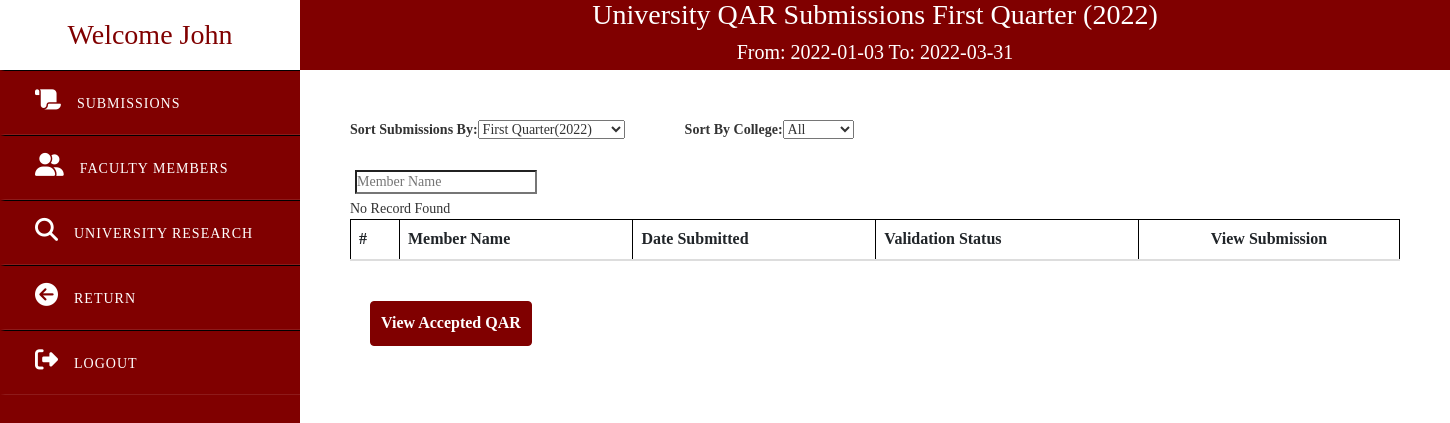
Screenshot of /Higher.php (signed in) with the database file from the repository.
### tables this page shows
CREATE TABLE `user` (
  `UserId` bigint(20) NOT NULL,
  `UserName` varchar(50) NOT NULL,
  `UserPassword` varchar(20) NOT NULL,
  `UserLevel` varchar(20) NOT NULL,
  `RealName` varchar(50) NOT NULL,
  `College` varchar(50) NOT NULL,
  `Faculty_id` bigint(20) NOT NULL,
  `UserEmail` varchar(100) NOT NULL,
  `code` int(11) NOT NULL,
  `UserPhoto` varchar(100) NOT NULL
);

CREATE TABLE `quarter` (
  `QuarterId` bigint(11) NOT NULL,
  `QuarterPart` varchar(50) NOT NULL,
  `QuarterStart` date NOT NULL,
  `QuarterEnd` date NOT NULL,
  `QuarterProgress` varchar(50) NOT NULL,
  `YearId` bigint(20) NOT NULL
);

CREATE TABLE `schoolyear` (
  `YearId` bigint(20) NOT NULL,
  `SchoolYear` varchar(50) NOT NULL
);

### functions.php (called while the page is built, shortened)
<?php
function check_login($con)
{
    if(isset($_SESSION['UserId']))
    {
        $id = $_SESSION['UserId'];
        $query = "select * from user where UserId = '$id' limit 1";
        $result = mysqli_query($con,$query);
        if($result && mysqli_num_rows($result)>0)
        {
            $user_data = mysqli_fetch_assoc($result);
            return $user_data;
        }
    }
    die;
}
?>

### Higher.php (the view, shortened to what this page needs)
<?php
include("connection.php");
include("functions.php");
$user_data = check_login($con);
$deanname = $user_data['UserName'];
$quarterdis = "SELECT * FROM quarter WHERE QuarterProgress = 'Ongoing'";
$quarterdisp = mysqli_query($con,$quarterdis);
$qu = mysqli_fetch_assoc($quarterdisp);
$displayquarter = $qu['QuarterPart'];
$fetchyear = $qu['YearId'];
$open = $qu['QuarterStart'];
$close = $qu['QuarterEnd'];
$quarterdis = "SELECT SchoolYear FROM schoolyear WHERE YearId = '$fetchyear'";
$quarterdisp = mysqli_query($con,$quarterdis);
$qu = mysqli_fetch_assoc($quarterdisp);
$displayyear = $qu['SchoolYear'];
?>
<head>
    <link href="https://cdnjs.cloudflare.com/ajax/libs/morris.js/0.5.1/morris.css" rel="stylesheet"/>
    <link rel="stylesheet" href="https://maxcdn.bootstrapcdn.com/bootstrap/4.5.2/css/bootstrap.min.css">
    <link rel="stylesheet" href="https://maxcdn.bootstrapcdn.com/bootstrap/4.0.0/css/bootstrap.min.css">
    <link href="https://cdnjs.cloudflare.com/ajax/libs/morris.js/0.5.1/morris.css" rel="stylesheet"/>
    <link rel="stylesheet" href="bootstrap/css/bootstrap.css">
    <link rel="stylesheet" href="style.css">
</head>
<body class="main-level">
    <div class="wrapper">
        <div class="sidebar" id="sidebar">
            <header>Welcome <?php echo $deanname; ?></header>
            <ul>
                <li><a class="choice" href=# onclick="openTab('Submissions')"><i class="fas fa-scroll"></i><span>Submissions</span></a></li>
                <li><a class="choice" href=# onclick="openTab('Members')"><i class="fas fa-user-friends"></i><span>Faculty members</span></a></li>
                <li id="ResearchTab"><a class="choice" href="#Research" onclick="openTab('Research')"><i class="fas fa-search"></i><span>University Research</span></a></li>
                <li><a class="choice" href="FacultyAccount.php"><i class="fa fa-arrow-circle-left"></i><span>Return</span></a></li>
                <li><a class="choice" href="Login.php"><i class="fas fa-sign-out-alt"></i><span>Logout</a></span></li>
            </ul>
        </div>
    </div>
    <div id="Submissions" class="Contents tab">
        <div class="stuff-banner">
            <section id="inner-headline">
                <div class="container">
                    <div class="row">
                        <div class="col-lg-12">
                            <h2 class="pageTitle" style="font-size:28px; margin-top:0;">University QAR Submissions <?php echo "$displayquarter ($displayyear)";  ?></h2>
                            <h3 class="pageTitle" style="color:white; font-size:20px; margin-top:0;">From: <?php echo $open; ?> To: <?php echo $close; ?></h3>
                        </div>
                    </div>
                </div>
            </section>
        </div>
        <div class="stuff">
        <div class="input-group rounded"style="margin-bottom:20px; ">
            <label class="labeler" for="Status">Sort Submissions By:</label>
                <select class="form-controler" name="quarterval" id="quarterval">
                    <?php
                        $yeartake = "SELECT * FROM schoolyear ORDER BY SchoolYear DESC";
                        $yearval = mysqli_query($con,$yeartake);
                        if(mysqli_num_rows($yearval)>0)
                        {
                            while($yearpart = $yearval->fetch_assoc())
                            {
                                $yearpart = $yearpart['YearId'];
                                $y = "SELECT SchoolYear FROM schoolyear WHERE YearId = '$yearpart'";
                                $ye = mysqli_query($con,$y);
                                foreach($ye as $yea)
                                {
                                    $yeah = $yea['SchoolYear'];
                                }
                                $quarter = "SELECT QuarterPart,QuarterId FROM quarter WHERE YearId = '$yearpart' ORDER BY QuarterId DESC";
                                $quarterval = mysqli_query($con,$quarter);
                                while($quarterpart = $quarterval->fetch_assoc())
                                {
                                    $quarterdata = $quarterpart['QuarterId'];
                                    $quarterpart = $quarterpart['QuarterPart'];
                                    echo " <option value='$quarterdata'>$quarterpart($yeah)</option>";
                                }
                            }
                        }
                    ?>
                </select>
            <label class="labeler" for="Status" style="margin-left:60px;">Sort By College:</label>
            <select class="form-controler" name="collegeval" id="collegeval">
                <?php
                        $college = "SELECT College FROM college ORDER BY CollegeId DESC";
                        $collegeval = mysqli_query($con,$college);
                        if(mysqli_num_rows($collegeval)>0)
                        {
                            echo " <option value='All'>All</option>";
                        }
                    ?>
            </select>
        </div>
            <div class="input-group rounded" style="float:right; padding:5px;">
                <input type="search"  class="form-controler" placeholder="Member Name" aria-label="Search"aria-describedby="search-addon" />
            </div>
            <div class="subcon1">
                <table class="table table-main">
                    <thead>
                        <tr>
                            <th style="width:auto;">#</th>
                            <th>Member Name</th>
                            <th>Date Submitted</th>
                            <th>Validation Status</th>
                            <th style="text-align:center;">View Submission</th>
                        </tr>
                    </thead>
                </table>
            </div>
            <button id="viewallbtn" class="btn btn-primarys viewallbtn" style="padding: 10px; font-size: 16px;">View Accepted QAR</button>
        </div>
    </div>
</body>

### style.css (style rules this page uses)
* { padding: 0; margin: 0; text-decoration: none; list-style: none; box-sizing: border-box; }
body { font-family:montseratt; }
#inner-headline { background:#800000; background-size: cover; background-repeat: no-repeat; position: relative; margin: 0;padding: 0; font-family:montseratt; }
#inner-headline h2.pageTitle { color: white; display:block; text-transform: capitalize; text-align: center; }
.btn-primarys { margin: 20px; font-size: 20px; font-weight: bold; background-color:#800000; border-color:#800000; color:white; }
.main-level { margin: 0; padding: 0; text-decoration: none; }
.sidebar { position: fixed; width: 300px; height: 100%; background:#800000; overflow: auto; }
.sidebar header { color: #800000; font-size: 28px; line-height: 70px; text-align: center; background: white; user-select: none; }
.sidebar a { display: block; color: white; height: 65px; line-height: 65px; padding-left: 30px; width: 100%; border-bottom: 1px solid rgba(255,255,255,.1); border-top: 1px solid black; border-left: 5px solid transparent; }
.sidebar a i { font-size: 23px; margin-right: 16px; }
.sidebar a span { letter-spacing: 1px; text-transform: uppercase; }
.stuff { padding: 50px; margin-left: 300px; }
.stuff-banner { margin-left: 300px; }
.stuff-banner #inner-headline { height: 70px; justify-content: center; margin: auto; text-align: center; }
.table-main { table-layout: auto; border-collapse: collapse; width:100%; margin-bottom: 15px; }
.table-main td,th,tr { border: 1px solid black; text-align: left; padding: 8px; }
.table-main { overflow: auto; overflow-x: scroll; margin-bottom: 20px; }

### rows the page displays
user: UserName "John"
quarter: QuarterPart "First Quarter", QuarterStart "2022-01-03", QuarterEnd "2022-03-31"
schoolyear: SchoolYear "2022"

### other values shown
form field quarterval "First Quarter(2022)"
